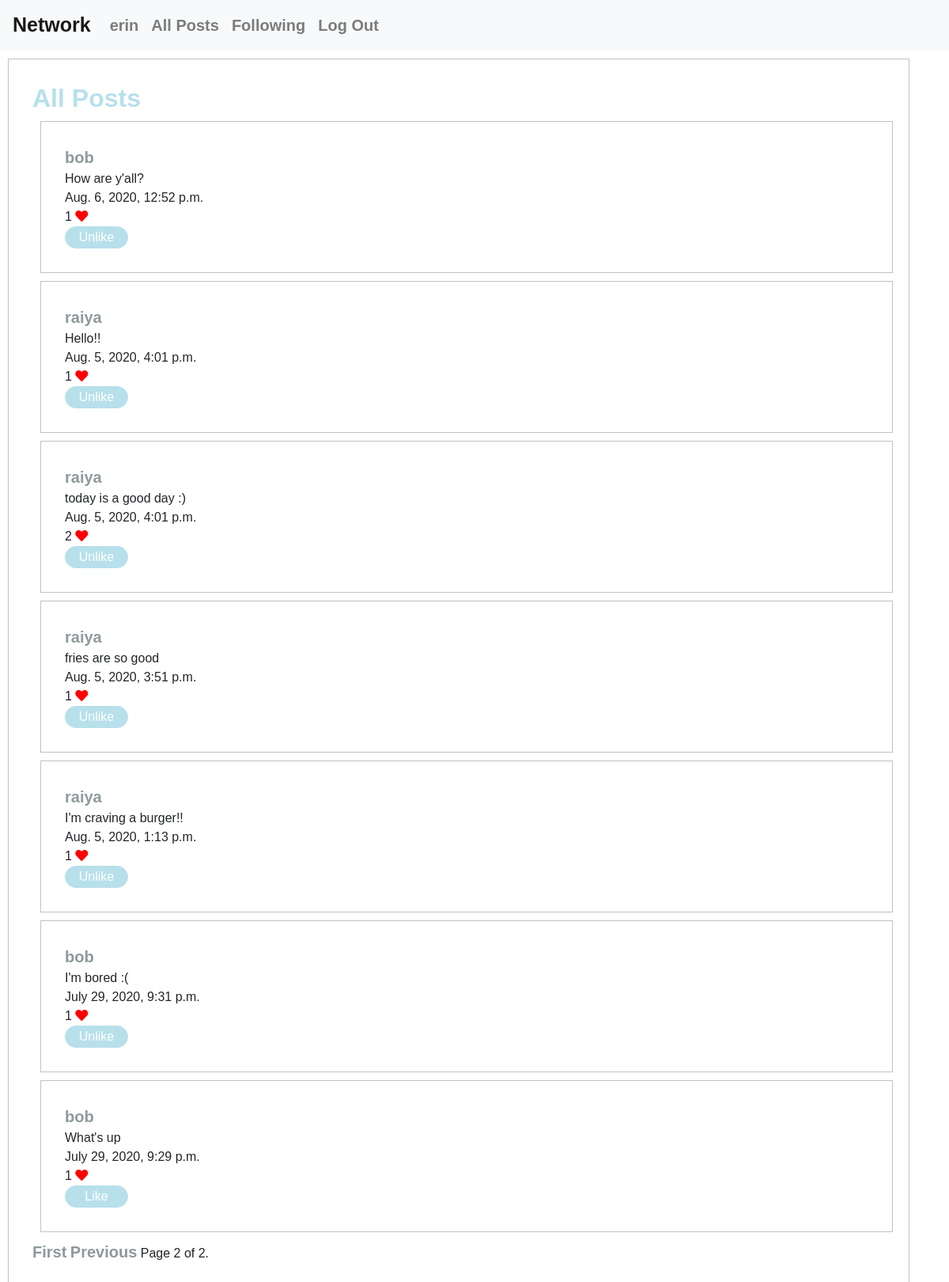
The app's page /following_page?page=2 (signed in) with its own data.
### network/models.py (models this page shows, shortened)
class User(AbstractUser):
    pass

class Post(models.Model):
    users = models.ForeignKey(User, on_delete=models.CASCADE, related_name="posts")
    text = models.CharField(max_length=300)
    posting_time = models.DateTimeField(auto_now=False)
    likes = models.IntegerField(default=0)

### network/views.py (the view)
# urls.py: path("following_page", views.following_page, name="following_page"),
@login_required(login_url='/login')
def following_page(request):
    user = get_user(request)
    posts_list = []
    users_list = []
    posts = Post.objects.all().order_by('posting_time').reverse()
    user_following = Followers.objects.filter(follower=user)
    for users in user_following:
        users_list.append(users.following)
    for post in posts:
        if post.users in users_list:
            posts_list.append(post)
    paginator = Paginator(posts_list, 10)
    page_number = request.GET.get('page')
    page_obj = paginator.get_page(page_number)
    liked_posts = []
    user_likes = Like.objects.filter(users=user)
    for like in user_likes:
        liked_posts.append(like.post_id)
    return render(request, "network/following_page.html", {
        "page_obj": page_obj,
        "liked_posts": liked_posts
    })

### network/views.py (called while the page is built)
def get_user(request):
    username = request.user.username
    user = User.objects.get(username=username)
    return user

### network/templates/network/following_page.html (shortened to what this page needs)
{% extends "network/layout.html" %}
{% load static %}
{% block body %}
   <div id="all_posts" class="container">
      <h2>All Posts</h2>
      {% for post in page_obj %}
          <div class="container">
            <a href="{% url 'profile_page' id=post.users.pk %}">{{ post.users }}</a>
            <br>
            {{ post.text }}
            <br>
            {{ post.posting_time }}
            <br>
            <div id="likes">{{ post.likes }} <i class="fas fa-heart"></i></div>
            {% if post.pk in liked_posts %}
                <button id="unlike_{{post.pk}}" class="btn-top" onclick="unlike_post({{post.pk}})">Unlike</button>
            {% else %}
                <button id="like_{{post.pk}}" class="btn-top" onclick="like_post({{post.pk}})">Like</button>
            {% endif %}
          </div>
      {% endfor %}
       <div class="pagination">
         <span class="step-links">
            {% if page_obj.has_previous %}
               <a href="?page=1"> First</a>
               <a href="?page={{ page_obj.previous_page_number }}">Previous</a>
            {% endif %}
            <span class="current">
               Page {{ page_obj.number }} of {{ page_obj.paginator.num_pages }}.
            </span>
         </span>
       </div>
   </div>
{% endblock %}

### network/templates/network/layout.html (shortened to what this page needs)
{% load static %}
<!DOCTYPE html>
<html lang="en">
    <head>
        <link rel="stylesheet" href="https://stackpath.bootstrapcdn.com/bootstrap/4.4.1/css/bootstrap.min.css">
        <link href="{% static 'network/styles.css' %}" rel="stylesheet">
        <link rel="stylesheet"href="https://cdnjs.cloudflare.com/ajax/libs/font-awesome/5.8.2/css/all.min.css"
/>
    </head>
    <body>
        <nav class="navbar navbar-expand-lg navbar-light bg-light">
            <a class="navbar-brand" href="{% url 'index' %}">Network</a>
            <div>
              <ul class="navbar-nav mr-auto">
                {% if user.is_authenticated %}
                    <li class="nav-item">
                        <a class="nav-link" href="{% url 'profile_page' id=user.pk %} "><strong>{{ user.username }}</strong></a>
                    </li>
                {% endif %}
                <li class="nav-item">
                  <a class="nav-link" href="{% url 'index' %}">All Posts</a>
                </li>
                {% if user.is_authenticated %}
                    <li class="nav-item">
                        <a class="nav-link" href="{% url 'following_page' %}">Following</a>
                    </li>
                    <li class="nav-item">
                        <a class="nav-link" href="{% url 'logout' %}">Log Out</a>
                    </li>
                {% endif %}
              </ul>
            </div>
          </nav>
        <div class="body">
            {% block body %}
            {% endblock %}
        </div>
    </body>
</html>

### network/static/network/styles.css (style rules this page uses)
* { font-family: "Josefin Sans", sans-serif; }
.container { padding: 30px; border: 1px #bcc3c4; margin: 10px; border-style: solid; }
.navbar-brand { font-size: 25px; color: #a6a4a1; }
#likes i { color: red; }
a { font-weight: bold; font-size: 20px; color: #8e999c; }
#all_posts h2 { color: #b7e0eb; font-weight: bold; }
.btn-top { width: 5rem; border-radius: 3rem; border: 0.1rem solid #b7e0eb; background-color: #b7e0eb; color: white; }

### records on screen
User: username "erin"
Post: users "bob", text "How are y'all?", posting_time "Aug. 6, 2020, 12:52 p.m.", likes "1"
Post: users "raiya", text "Hello!!", posting_time "Aug. 5, 2020, 4:01 p.m.", likes "1"
Post: users "raiya", text "today is a good day :)", posting_time "Aug. 5, 2020, 4:01 p.m.", likes "2"
Post: users "raiya", text "fries are so good", posting_time "Aug. 5, 2020, 3:51 p.m.", likes "1"
Post: users "raiya", text "I'm craving a burger!!", posting_time "Aug. 5, 2020, 1:13 p.m.", likes "1"
Post: users "bob", text "I'm bored :(", posting_time "July 29, 2020, 9:31 p.m.", likes "1"
Post: users "bob", text "What's up", posting_time "July 29, 2020, 9:29 p.m.", likes "1"

### other values on screen
{{ page_obj.number }} "2"
{{ page_obj.paginator.num_pages }} "2"
